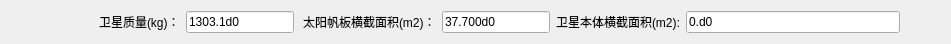
        <widget class="QWidget" name="horizontalLayoutWidget_18">
         <property name="geometry">
          <rect>
           <x>0</x>
           <y>30</y>
           <width>951</width>
           <height>22</height>
          </rect>
         </property>
         <layout class="QHBoxLayout" name="horizontalLayout_18">
          <item>
           <spacer name="horizontalSpacer_43">
            <property name="orientation">
             <enum>Qt::Horizontal</enum>
            </property>
            <property name="sizeType">
             <enum>QSizePolicy::Fixed</enum>
            </property>
            <property name="sizeHint" stdset="0">
             <size>
              <width>88</width>
              <height>20</height>
             </size>
            </property>
           </spacer>
          </item>
          <item>
           <widget class="QLabel" name="label_35">
            <property name="enabled">
             <bool>true</bool>
            </property>
            <property name="sizePolicy">
             <sizepolicy hsizetype="Fixed" vsizetype="Preferred">
              <horstretch>0</horstretch>
              <verstretch>0</verstretch>
             </sizepolicy>
            </property>
            <property name="text">
             <string>卫星质量(kg)：</string>
            </property>
           </widget>
          </item>
          <item>
           <widget class="QLineEdit" name="lineEdit_27">
            <property name="sizePolicy">
             <sizepolicy hsizetype="Fixed" vsizetype="Fixed">
              <horstretch>0</horstretch>
              <verstretch>0</verstretch>
             </sizepolicy>
            </property>
            <property name="text">
             <string>1303.1d0</string>
            </property>
           </widget>
          </item>
          <item>
           <spacer name="horizontalSpacer_53">
            <property name="orientation">
             <enum>Qt::Horizontal</enum>
            </property>
            <property name="sizeType">
             <enum>QSizePolicy::Fixed</enum>
            </property>
            <property name="sizeHint" stdset="0">
             <size>
              <width>3</width>
              <height>20</height>
             </size>
            </property>
           </spacer>
          </item>
          <item>
           <widget class="QLabel" name="label_36">
            <property name="enabled">
             <bool>true</bool>
            </property>
            <property name="sizePolicy">
             <sizepolicy hsizetype="Fixed" vsizetype="Preferred">
              <horstretch>0</horstretch>
              <verstretch>0</verstretch>
             </sizepolicy>
            </property>
            <property name="text">
             <string>太阳帆板横截面积(m2)：</string>
            </property>
           </widget>
          </item>
          <item>
           <widget class="QLineEdit" name="lineEdit_28">
            <property name="sizePolicy">
             <sizepolicy hsizetype="Fixed" vsizetype="Fixed">
              <horstretch>0</horstretch>
              <verstretch>0</verstretch>
             </sizepolicy>
            </property>
            <property name="text">
             <string>37.700d0</string>
            </property>
           </widget>
          </item>
          <item>
           <widget class="QLabel" name="label_37">
            <property name="enabled">
             <bool>true</bool>
            </property>
            <property name="sizePolicy">
             <sizepolicy hsizetype="Fixed" vsizetype="Preferred">
              <horstretch>0</horstretch>
              <verstretch>0</verstretch>
             </sizepolicy>
            </property>
            <property name="text">
             <string>卫星本体横截面积(m2):</string>
            </property>
           </widget>
          </item>
          <item>
           <widget class="QLineEdit" name="lineEdit_29">
            <property name="text">
             <string>0.d0</string>
            </property>
           </widget>
          </item>
          <item>
           <spacer name="horizontalSpacer_55">
            <property name="orientation">
             <enum>Qt::Horizontal</enum>
            </property>
            <property name="sizeType">
             <enum>QSizePolicy::Fixed</enum>
            </property>
            <property name="sizeHint" stdset="0">
             <size>
              <width>40</width>
              <height>20</height>
             </size>
            </property>
           </spacer>
          </item>
         </layout>
        </widget>
